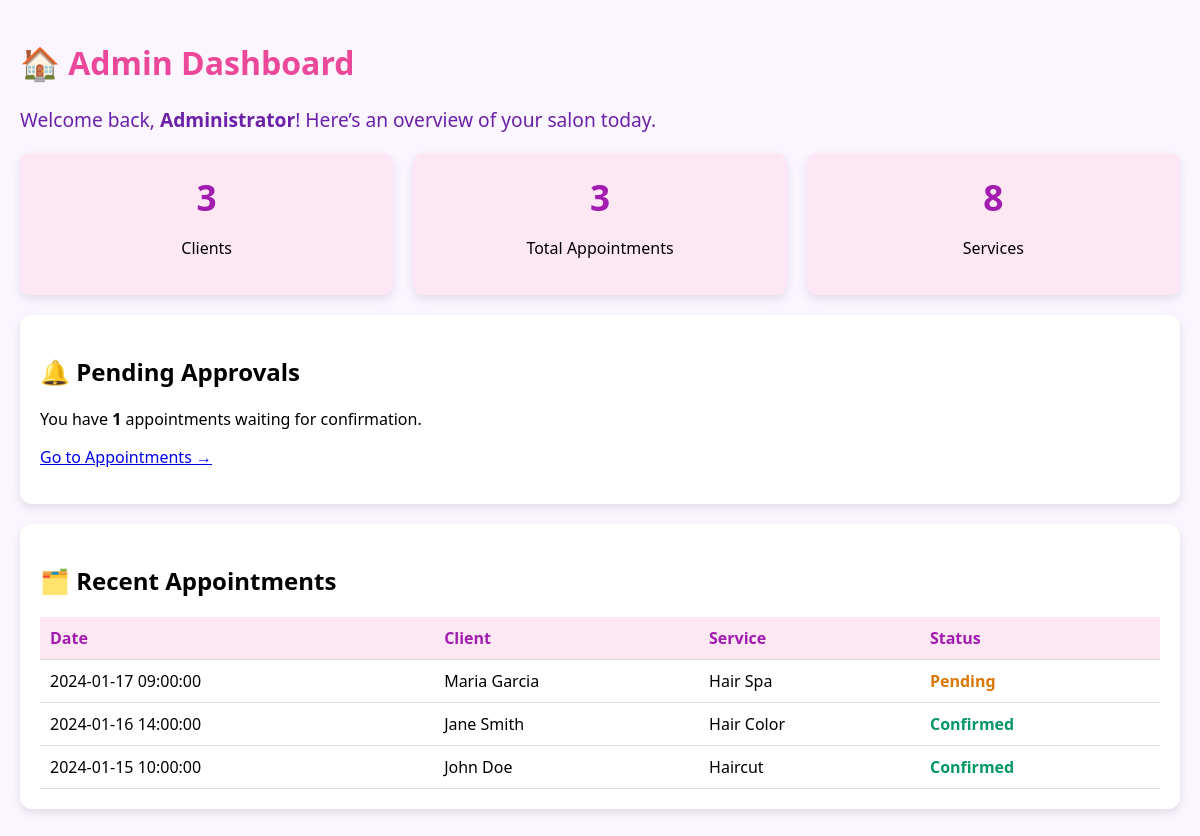
/dashboard.php (signed in), run on the app's committed database.
### tables this page shows
CREATE TABLE IF NOT EXISTS appointments (
  id INT AUTO_INCREMENT PRIMARY KEY,
  booking_ref VARCHAR(50) UNIQUE NOT NULL,  
  client_id INT NOT NULL,
  service_id INT NOT NULL,
  booking_type ENUM('salon','home') DEFAULT 'salon',
  location_address TEXT NULL,
  style VARCHAR(191) NULL,
  start_at DATETIME NOT NULL,
  end_at DATETIME NOT NULL,
  down_payment DECIMAL(10,2) DEFAULT 0,  
  transport_fee DECIMAL(10,2) DEFAULT 0,
  payment_proof VARCHAR(255) NULL,  
  payment_status ENUM('pending','verified','rejected') DEFAULT 'pending',  
  status ENUM('pending','confirmed','cancelled','completed') DEFAULT 'pending',  
  created_at TIMESTAMP DEFAULT CURRENT_TIMESTAMP,
  FOREIGN KEY (client_id) REFERENCES users(id) ON DELETE CASCADE,
  FOREIGN KEY (service_id) REFERENCES services(id) ON DELETE CASCADE
);

CREATE TABLE IF NOT EXISTS users (
  id INT AUTO_INCREMENT PRIMARY KEY,
  name VARCHAR(191) NOT NULL,
  email VARCHAR(191) UNIQUE NOT NULL,
  password VARCHAR(255) NOT NULL,
  phone VARCHAR(50),
  role ENUM('client','admin') DEFAULT 'client',
  created_at TIMESTAMP DEFAULT CURRENT_TIMESTAMP
);

CREATE TABLE IF NOT EXISTS services (
  id INT AUTO_INCREMENT PRIMARY KEY,
  name VARCHAR(191) NOT NULL,
  duration_minutes INT NOT NULL,
  price DECIMAL(10,2) NOT NULL,
  created_at TIMESTAMP DEFAULT CURRENT_TIMESTAMP
);

### inc/bootstrap.php (called while the page is built, shortened)
<?php
$host = "localhost";
$db   = "glowtime_system";
$user = "root";
$pass = "";
try {
    $pdo = new PDO("mysql:host=$host;dbname=$db;charset=utf8", $user, $pass);
    $pdo->setAttribute(PDO::ATTR_ERRMODE, PDO::ERRMODE_EXCEPTION);
} catch (PDOException $e) {
    die("DB Connection failed: " . $e->getMessage());
}
function pdo() {
    global $pdo;
    return $pdo;
}

### dashboard.php (the view, shortened to what this page needs)
<?php
require_once 'inc/bootstrap.php';
$totalClients = pdo()->query("SELECT COUNT(*) FROM users WHERE role='client'")->fetchColumn();
$totalAppointments = pdo()->query("SELECT COUNT(*) FROM appointments")->fetchColumn();
$totalServices = pdo()->query("SELECT COUNT(*) FROM services")->fetchColumn();
$recentAppointments = pdo()->query("
    SELECT a.start_at, a.status, u.name AS client_name, s.name AS service_name
    FROM appointments a
    JOIN users u ON a.client_id = u.id
    JOIN services s ON a.service_id = s.id
    ORDER BY a.start_at DESC
    LIMIT 5
")->fetchAll();
$pendingCount = pdo()->query("SELECT COUNT(*) FROM appointments WHERE status='pending'")->fetchColumn();
?>
<!DOCTYPE html>
<html lang="en">
<head>
</head>
<body>
  <h1>🏠 Admin Dashboard</h1>
  <p class="welcome">Welcome back, <strong><?= $_SESSION['user_id'] ? "Administrator" : "" ?></strong>! Here’s an overview of your salon today.</p>
  <div class="stats">
    <div class="stat-box">
      <h2><?= $totalClients ?></h2>
      <p>Clients</p>
    </div>
    <div class="stat-box">
      <h2><?= $totalAppointments ?></h2>
      <p>Total Appointments</p>
    </div>
    <div class="stat-box">
      <h2><?= $totalServices ?></h2>
      <p>Services</p>
    </div>
  </div>
  <div class="card">
    <h2>🔔 Pending Approvals</h2>
    <p>You have <strong><?= $pendingCount ?></strong> appointments waiting for confirmation.</p>
    <p><a href="appointments.php" target="_parent">Go to Appointments →</a></p>
  </div>
  <div class="card">
    <h2>🗂️ Recent Appointments</h2>
    <?php if ($recentAppointments): ?>
      <table>
        <tr><th>Date</th><th>Client</th><th>Service</th><th>Status</th></tr>
        <?php foreach ($recentAppointments as $r): ?>
          <tr>
            <td><?= htmlspecialchars($r['start_at']) ?></td>
            <td><?= htmlspecialchars($r['client_name']) ?></td>
            <td><?= htmlspecialchars($r['service_name']) ?></td>
            <td class="<?= htmlspecialchars($r['status']) ?>"><?= htmlspecialchars(ucfirst($r['status'])) ?></td>
          </tr>
        <?php endforeach; ?>
      </table>
    <?php else: ?>
      <p>No recent appointments.</p>
    <?php endif; ?>
  </div>
</body>
</html>

### dashboard.php (style rules this page uses)
body { font-family: "Segoe UI", sans-serif; background: #faf5ff; margin:0; padding:20px; }
h1 { color:#ec4899; }
.welcome { margin-bottom:20px; font-size:1.2em; color:#6b21a8; }
.stats { display:flex; gap:20px; margin-bottom:20px; }
.stat-box { flex:1; text-align:center; background:#fce7f3; border-radius:10px; padding:20px; box-shadow:0 4px 10px rgba(0,0,0,0.1); }
.stat-box h2 { margin:0; font-size:2.2em; color:#a21caf; }
.card { background:white; padding:20px; border-radius:12px; box-shadow:0 4px 10px rgba(0,0,0,0.1); margin-bottom:20px; }
table { width:100%; border-collapse:collapse; }
th, td { padding:10px; border-bottom:1px solid #ddd; text-align:left; }
th { background:#fce7f3; color:#a21caf; }
.pending { color:#d97706; font-weight:bold; }
.confirmed { color:#059669; font-weight:bold; }

### data on the page
appointments: start_at "2024-01-17 09:00:00", client.name "Maria Garcia", service.name "Hair Spa", status "Pending"
appointments: start_at "2024-01-16 14:00:00", client.name "Jane Smith", service.name "Hair Color", status "Confirmed"
appointments: start_at "2024-01-15 10:00:00", client.name "John Doe", service.name "Haircut", status "Confirmed"

### other printed values
$totalClients "3"
$totalAppointments "3"
$totalServices "8"
$pendingCount "1"
